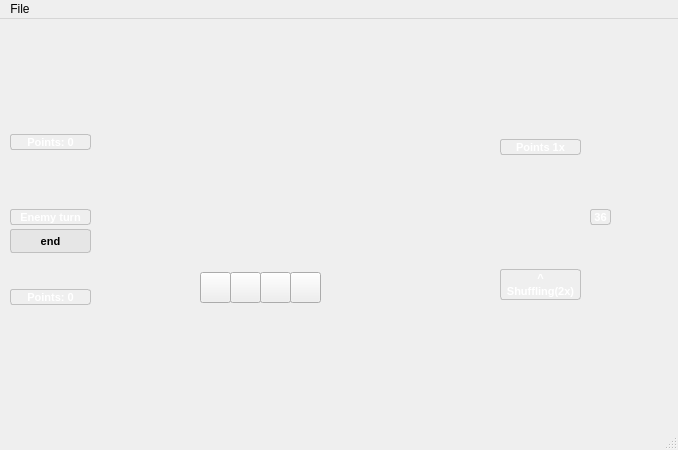
<?xml version="1.0" encoding="UTF-8"?>
<ui version="4.0">
 <class>MainWindow</class>
 <widget class="QMainWindow" name="MainWindow">
  <property name="geometry">
   <rect>
    <x>0</x>
    <y>0</y>
    <width>678</width>
    <height>450</height>
   </rect>
  </property>
  <property name="windowTitle">
   <string>MainWindow</string>
  </property>
  <property name="styleSheet">
   <string notr="true">background-color: rgb(0,81,44);
item {
background-color: transparent;
}
item:selected {
background-color: rgb(163, 3, 47);
}</string>
  </property>
  <widget class="QWidget" name="centralwidget">
   <widget class="QWidget" name="horizontalLayoutWidget">
    <property name="geometry">
     <rect>
      <x>10</x>
      <y>290</y>
      <width>651</width>
      <height>101</height>
     </rect>
    </property>
    <layout class="QHBoxLayout" name="horizontalLayout">
     <property name="spacing">
      <number>0</number>
     </property>
     <property name="sizeConstraint">
      <enum>QLayout::SetMinimumSize</enum>
     </property>
     <item>
      <spacer name="horizontalSpacer">
       <property name="orientation">
        <enum>Qt::Horizontal</enum>
       </property>
       <property name="sizeType">
        <enum>QSizePolicy::Expanding</enum>
       </property>
       <property name="sizeHint" stdset="0">
        <size>
         <width>40</width>
         <height>20</height>
        </size>
       </property>
      </spacer>
     </item>
    </layout>
   </widget>
   <widget class="QWidget" name="horizontalLayoutWidget_2">
    <property name="geometry">
     <rect>
      <x>10</x>
      <y>10</y>
      <width>651</width>
      <height>101</height>
     </rect>
    </property>
    <layout class="QHBoxLayout" name="horizontalLayout_2">
     <property name="spacing">
      <number>0</number>
     </property>
     <property name="sizeConstraint">
      <enum>QLayout::SetMinimumSize</enum>
     </property>
     <item>
      <spacer name="horizontalSpacer_2">
       <property name="orientation">
        <enum>Qt::Horizontal</enum>
       </property>
       <property name="sizeHint" stdset="0">
        <size>
         <width>40</width>
         <height>20</height>
        </size>
       </property>
      </spacer>
     </item>
    </layout>
   </widget>
   <widget class="QWidget" name="horizontalLayoutWidget_3">
    <property name="geometry">
     <rect>
      <x>500</x>
      <y>150</y>
      <width>81</width>
      <height>99</height>
     </rect>
    </property>
    <layout class="QHBoxLayout" name="horizontalLayout_3">
     <property name="spacing">
      <number>0</number>
     </property>
     <property name="sizeConstraint">
      <enum>QLayout::SetDefaultConstraint</enum>
     </property>
     <item>
      <spacer name="horizontalSpacer_3">
       <property name="orientation">
        <enum>Qt::Horizontal</enum>
       </property>
       <property name="sizeHint" stdset="0">
        <size>
         <width>40</width>
         <height>20</height>
        </size>
       </property>
      </spacer>
     </item>
    </layout>
   </widget>
   <widget class="QWidget" name="horizontalLayoutWidget_4">
    <property name="geometry">
     <rect>
      <x>220</x>
      <y>150</y>
      <width>81</width>
      <height>101</height>
     </rect>
    </property>
    <layout class="QHBoxLayout" name="horizontalLayout_4">
     <item>
      <spacer name="horizontalSpacer_4">
       <property name="orientation">
        <enum>Qt::Horizontal</enum>
       </property>
       <property name="sizeHint" stdset="0">
        <size>
         <width>40</width>
         <height>20</height>
        </size>
       </property>
      </spacer>
     </item>
    </layout>
   </widget>
   <widget class="QLabel" name="label">
    <property name="geometry">
     <rect>
      <x>590</x>
      <y>190</y>
      <width>21</width>
      <height>16</height>
     </rect>
    </property>
    <property name="styleSheet">
     <string notr="true">font-family: &quot;Segoe UI&quot;;
    font-size: 8pt;
    border: 1px solid;
    border-color: rgb(192,192,192); 
    border-radius: 3px; 

    color: white;
    font: bold;</string>
    </property>
    <property name="text">
     <string>36</string>
    </property>
    <property name="alignment">
     <set>Qt::AlignCenter</set>
    </property>
   </widget>
   <widget class="QLabel" name="label_2">
    <property name="geometry">
     <rect>
      <x>10</x>
      <y>190</y>
      <width>81</width>
      <height>16</height>
     </rect>
    </property>
    <property name="styleSheet">
     <string notr="true">font-family: &quot;Segoe UI&quot;;
    font-size: 8pt;
    border: 1px solid;
    border-color: rgb(192,192,192); 
    border-radius: 3px; 

    color: white;
    font: bold;</string>
    </property>
    <property name="text">
     <string>Enemy turn</string>
    </property>
    <property name="alignment">
     <set>Qt::AlignCenter</set>
    </property>
   </widget>
   <widget class="QPushButton" name="pushButton">
    <property name="geometry">
     <rect>
      <x>10</x>
      <y>210</y>
      <width>81</width>
      <height>24</height>
     </rect>
    </property>
    <property name="styleSheet">
     <string notr="true">font-family: &quot;Segoe UI&quot;;
    font-size: 8pt;
    border: 1px solid;
    border-color: rgb(192,192,192); 
    border-radius: 3px; 
 background-color: rgb(230,230,230);
    color: black;
    font: bold;</string>
    </property>
    <property name="text">
     <string>end</string>
    </property>
   </widget>
   <widget class="QPushButton" name="pushButton_2">
    <property name="geometry">
     <rect>
      <x>200</x>
      <y>253</y>
      <width>31</width>
      <height>31</height>
     </rect>
    </property>
    <property name="styleSheet">
     <string notr="true">border-image: url(:/img/PNG-cards-1.3/chirva.png) 2;
border-width: 2px;</string>
    </property>
    <property name="text">
     <string/>
    </property>
   </widget>
   <widget class="QPushButton" name="pushButton_3">
    <property name="geometry">
     <rect>
      <x>230</x>
      <y>253</y>
      <width>31</width>
      <height>31</height>
     </rect>
    </property>
    <property name="styleSheet">
     <string notr="true">border-image: url(:/img/PNG-cards-1.3/kresti.png);</string>
    </property>
    <property name="text">
     <string/>
    </property>
   </widget>
   <widget class="QPushButton" name="pushButton_4">
    <property name="geometry">
     <rect>
      <x>260</x>
      <y>253</y>
      <width>31</width>
      <height>31</height>
     </rect>
    </property>
    <property name="styleSheet">
     <string notr="true">border-image: url(:/img/PNG-cards-1.3/bybna.png);</string>
    </property>
    <property name="text">
     <string/>
    </property>
   </widget>
   <widget class="QPushButton" name="pushButton_5">
    <property name="geometry">
     <rect>
      <x>290</x>
      <y>253</y>
      <width>31</width>
      <height>31</height>
     </rect>
    </property>
    <property name="styleSheet">
     <string notr="true">border-image: url(:/img/PNG-cards-1.3/piki.png);</string>
    </property>
    <property name="text">
     <string/>
    </property>
   </widget>
   <widget class="QLabel" name="label_3">
    <property name="geometry">
     <rect>
      <x>310</x>
      <y>185</y>
      <width>31</width>
      <height>31</height>
     </rect>
    </property>
    <property name="text">
     <string/>
    </property>
   </widget>
   <widget class="QLabel" name="label_4">
    <property name="geometry">
     <rect>
      <x>500</x>
      <y>250</y>
      <width>81</width>
      <height>31</height>
     </rect>
    </property>
    <property name="styleSheet">
     <string notr="true">font-family: &quot;Segoe UI&quot;;
    font-size: 8pt;
    border: 1px solid;
    border-color: rgb(192,192,192); 
    border-radius: 3px; 

    color: white;
    font: bold;</string>
    </property>
    <property name="text">
     <string>^ 
Shuffling(2x)</string>
    </property>
    <property name="alignment">
     <set>Qt::AlignCenter</set>
    </property>
   </widget>
   <widget class="QLabel" name="label_5">
    <property name="geometry">
     <rect>
      <x>10</x>
      <y>270</y>
      <width>81</width>
      <height>16</height>
     </rect>
    </property>
    <property name="styleSheet">
     <string notr="true">font-family: &quot;Segoe UI&quot;;
    font-size: 8pt;
    border: 1px solid;
    border-color: rgb(192,192,192); 
    border-radius: 3px; 

    color: white;
    font: bold;</string>
    </property>
    <property name="text">
     <string>Points: 0</string>
    </property>
    <property name="alignment">
     <set>Qt::AlignCenter</set>
    </property>
   </widget>
   <widget class="QLabel" name="label_6">
    <property name="geometry">
     <rect>
      <x>10</x>
      <y>115</y>
      <width>81</width>
      <height>16</height>
     </rect>
    </property>
    <property name="styleSheet">
     <string notr="true">font-family: &quot;Segoe UI&quot;;
    font-size: 8pt;
    border: 1px solid;
    border-color: rgb(192,192,192); 
    border-radius: 3px; 

    color: white;
    font: bold;</string>
    </property>
    <property name="text">
     <string>Points: 0</string>
    </property>
    <property name="alignment">
     <set>Qt::AlignCenter</set>
    </property>
   </widget>
   <widget class="QLabel" name="label_7">
    <property name="geometry">
     <rect>
      <x>500</x>
      <y>120</y>
      <width>81</width>
      <height>16</height>
     </rect>
    </property>
    <property name="styleSheet">
     <string notr="true">font-family: &quot;Segoe UI&quot;;
    font-size: 8pt;
    border: 1px solid;
    border-color: rgb(192,192,192); 
    border-radius: 3px; 

    color: white;
    font: bold;</string>
    </property>
    <property name="text">
     <string>Points 1x</string>
    </property>
    <property name="alignment">
     <set>Qt::AlignCenter</set>
    </property>
   </widget>
  </widget>
  <widget class="QMenuBar" name="menubar">
   <property name="geometry">
    <rect>
     <x>0</x>
     <y>0</y>
     <width>678</width>
     <height>17</height>
    </rect>
   </property>
   <property name="styleSheet">
    <string notr="true">background-color: qlineargradient(x1:0, y1:0, x2:0, y2:1, stop:0 lightgray, stop:1 darkgray);
item {
spacing: 3px;
padding: 1px 4px;
background: transparent;
border-radius: 4px;
}
item:selected {
background: #a8a8a8;
}
item:pressed {
background: #888888;
}</string>
   </property>
   <widget class="QMenu" name="menuFile">
    <property name="title">
     <string>File</string>
    </property>
    <addaction name="actionStart_the_game"/>
    <addaction name="separator"/>
    <addaction name="actionQuit_2"/>
   </widget>
   <addaction name="menuFile"/>
  </widget>
  <widget class="QStatusBar" name="statusbar">
   <property name="styleSheet">
    <string notr="true">background-color: qlineargradient(x1:0, y1:0, x2:0, y2:1, stop:0 lightgray, stop:1 darkgray);
item {
spacing: 3px;
padding: 1px 4px;
background: transparent;
border-radius: 4px;
}
item:selected {
background: #a8a8a8;
}
item:pressed {
background: #888888;
}</string>
   </property>
  </widget>
  <action name="actionStart_the_game">
   <property name="text">
    <string>Start the game</string>
   </property>
  </action>
  <action name="actionQuit">
   <property name="text">
    <string>Quit</string>
   </property>
  </action>
  <action name="actionQuit_2">
   <property name="text">
    <string>Quit</string>
   </property>
  </action>
 </widget>
 <resources/>
 <connections/>
</ui>
